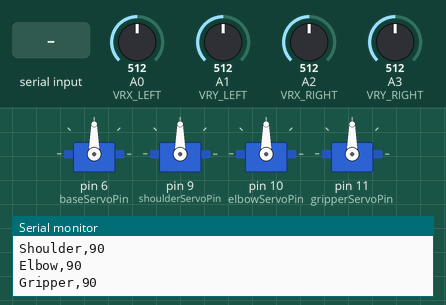
Bench run of a sketch on a simulated Arduino Uno, built with avr-gcc and run on an emulated ATmega328P. Shown: 4 × servo, the last lines printed to the serial monitor. The test bench sets the inputs (shaded band); at power-on: A0 (VRX_LEFT) = 512, A1 (VRY_LEFT) = 512, A2 (VRX_RIGHT) = 512, A3 (VRY_RIGHT) = 512.

Above: at 1.2 s.
1.3 s: A0 (VRX_LEFT) set to 473
2.8 s: A0 (VRX_LEFT) set to 448
At 3.25 s:
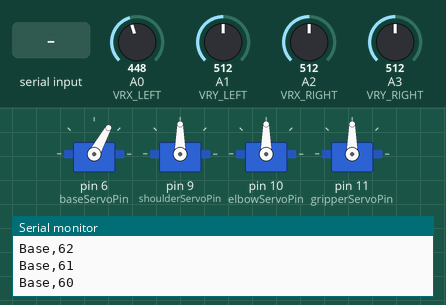
At 5.4 s:
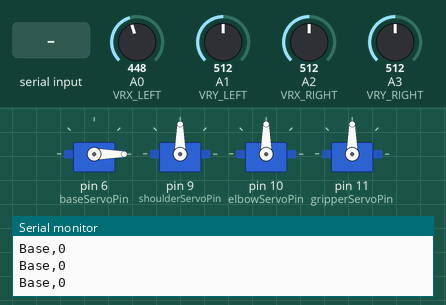
5.8 s: "Base,150\n" received over Serial
8.8 s: A1 (VRY_LEFT) set to 474
10.3 s: A1 (VRY_LEFT) set to 449
At 12.4 s:
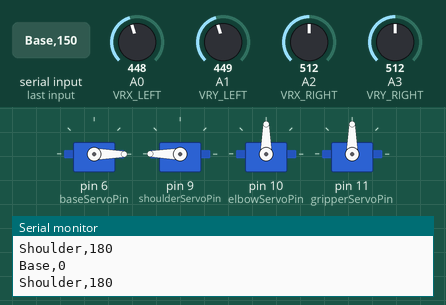
13.3 s: A2 (VRX_RIGHT) set to 471
14.8 s: A2 (VRX_RIGHT) set to 450
At 17.2 s:
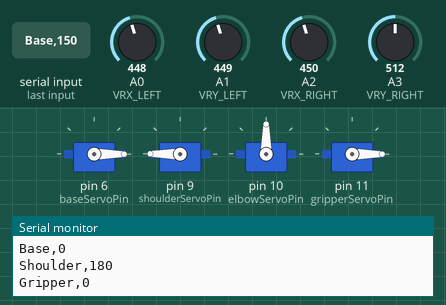
Timing chart, 0 to 18.7 s (numbered marks = the images above; inputs shaded):
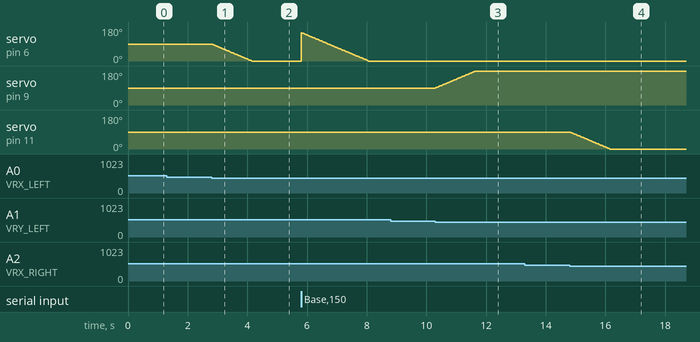

The sketch:

arduino.ino
```cpp
#include <Servo.h>

// พินของ Joystick
const int VRX_LEFT = A0;   // X axis of left joystick
const int VRY_LEFT = A1;   // Y axis of left joystick
const int VRX_RIGHT = A2;  // X axis of right joystick
const int VRY_RIGHT = A3;  // Y axis of right joystick

// พินของเซอร์โว
const int baseServoPin = 6;
const int shoulderServoPin = 9;
const int elbowServoPin = 10;
const int gripperServoPin = 11;

Servo baseServo;
Servo shoulderServo;
Servo elbowServo;
Servo gripperServo;

// ตำแหน่งของเซอร์โว
int basePosition = 90;
int shoulderPosition = 90;
int elbowPosition = 90;
int gripperPosition = 90;

// ค่าเริ่มต้นของ joystick
int joyMiddle = 512;
int joyDeadZone = 50;

// ตัวแปรสำหรับการควบคุมความเร็ว
unsigned long lastMoveTime = 0;
unsigned long moveInterval = 15; // ระยะเวลาระหว่างการเคลื่อนที่ (มิลลิวินาที)

// ตัวแปรสำหรับการควบคุมการจับและปล่อย
const int GRIPPER_OPEN = 180;
const int GRIPPER_CLOSE = 0;

void setup() {
  Serial.begin(115200);

  baseServo.attach(baseServoPin, 500, 2400);
  shoulderServo.attach(shoulderServoPin, 500, 2400);
  elbowServo.attach(elbowServoPin, 500, 2400);
  gripperServo.attach(gripperServoPin, 500, 2400);

  Serial.println("Arduino initialized");

  // ตั้งค่าตำแหน่งเริ่มต้น
  controlServo("Base", basePosition);
  controlServo("Shoulder", shoulderPosition);
  controlServo("Elbow", elbowPosition);
  controlServo("Gripper", gripperPosition);
}

void loop() {
  unsigned long currentTime = millis();

  if (currentTime - lastMoveTime >= moveInterval) {
    // อ่านค่า Joystick
    int leftX = analogRead(VRX_LEFT);
    int leftY = analogRead(VRY_LEFT);
    int rightX = analogRead(VRX_RIGHT);
    int rightY = analogRead(VRY_RIGHT);

    // ควบคุม Base (Left X)
    if (abs(leftX - joyMiddle) > joyDeadZone) {
      basePosition += map(leftX, 0, 1023, -2, 2);
      basePosition = constrain(basePosition, 0, 180);
      controlServo("Base", basePosition);
    }

    // ควบคุม Shoulder (Left Y)
    if (abs(leftY - joyMiddle) > joyDeadZone) {
      shoulderPosition += map(leftY, 0, 1023, 2, -2); // กลับทิศทาง
      shoulderPosition = constrain(shoulderPosition, 0, 180);
      controlServo("Shoulder", shoulderPosition);
    }

    // ควบคุม Elbow (Right Y)
    if (abs(rightY - joyMiddle) > joyDeadZone) {
      elbowPosition += map(rightY, 0, 1023, 2, -2); // กลับทิศทาง
      elbowPosition = constrain(elbowPosition, 0, 180);
      controlServo("Elbow", elbowPosition);
    }

    // ควบคุม Gripper ด้วยแกน X ของ joystick ขวา
    if (abs(rightX - joyMiddle) > joyDeadZone) {
      gripperPosition += map(rightX, 0, 1023, -2, 2);
      gripperPosition = constrain(gripperPosition, GRIPPER_CLOSE, GRIPPER_OPEN);
      controlServo("Gripper", gripperPosition);
    }

    lastMoveTime = currentTime;
  }


  // รับคำสั่งจาก ESP8266
  if (Serial.available()) {
    String command = Serial.readStringUntil('\n');
    Serial.print("Received from ESP8266: ");
    Serial.println(command);
    executeCommand(command);
  }
}

void controlServo(String servoName, int angle) {
  Servo* targetServo;
  int* targetPosition;

  if (servoName == "Base") {
    targetServo = &baseServo;
    targetPosition = &basePosition;
  } else if (servoName == "Shoulder") {
    targetServo = &shoulderServo;
    targetPosition = &shoulderPosition;
  } else if (servoName == "Elbow") {
    targetServo = &elbowServo;
    targetPosition = &elbowPosition;
  } else if (servoName == "Gripper") {
    targetServo = &gripperServo;
    targetPosition = &gripperPosition;
  } else {
    return; // ไม่พบ servo ที่ต้องการ
  }

  // จำกัดค่าองศาระหว่าง 0-180
  angle = constrain(angle, 0, 180);

  targetServo->write(angle);
  *targetPosition = angle;

  // ส่งข้อมูลกลับไปยัง ESP8266
  Serial.println(servoName + "," + String(angle));
}

void executeCommand(String command) {
  int commaIndex = command.indexOf(',');
  if (commaIndex != -1) {
    String servoName = command.substring(0, commaIndex);
    int angle = command.substring(commaIndex + 1).toInt();
    controlServo(servoName, angle);
  }
}
```

Measured:
- the behaviour switches between 462 and 461 on A0 (VRX_LEFT) (found by bisection; images 0 and 1)
- the behaviour switches between 462 and 461 on A1 (VRY_LEFT) (found by bisection; images 2 and 3)
- the behaviour switches between 462 and 461 on A2 (VRX_RIGHT) (found by bisection; images 3 and 4)
- after the input at 1.3 s, every drawn part: stays the same
- after the input at 2.8 s, servo on pin 6 (baseServoPin): moves from 90° to 0° over 1.3 s, starting at once
- after the input at 10.3 s, servo on pin 9 (shoulderServoPin): moves from 90° to 180° over 1.3 s, starting at once
- after the input at 14.8 s, servo on pin 11 (gripperServoPin): moves from 90° to 0° over 1.3 s, starting at once
